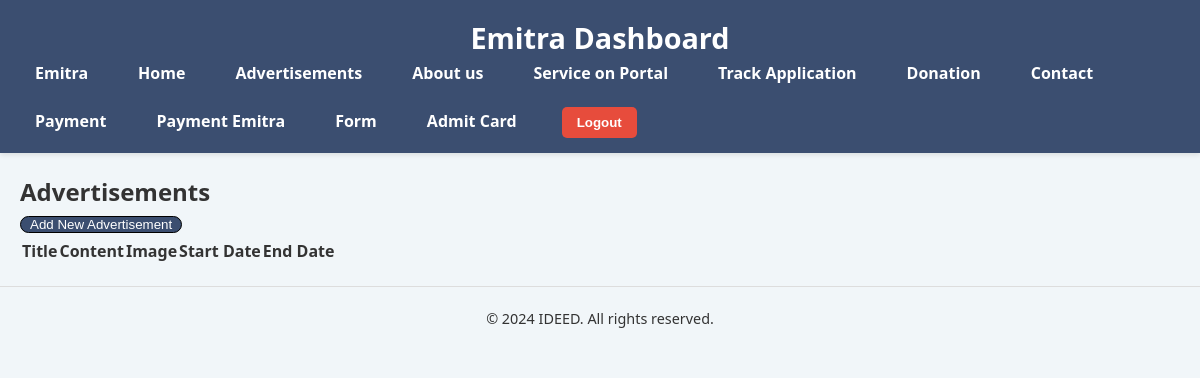
/advertisements/ (signed in), run on an earlier commit of the app's database.
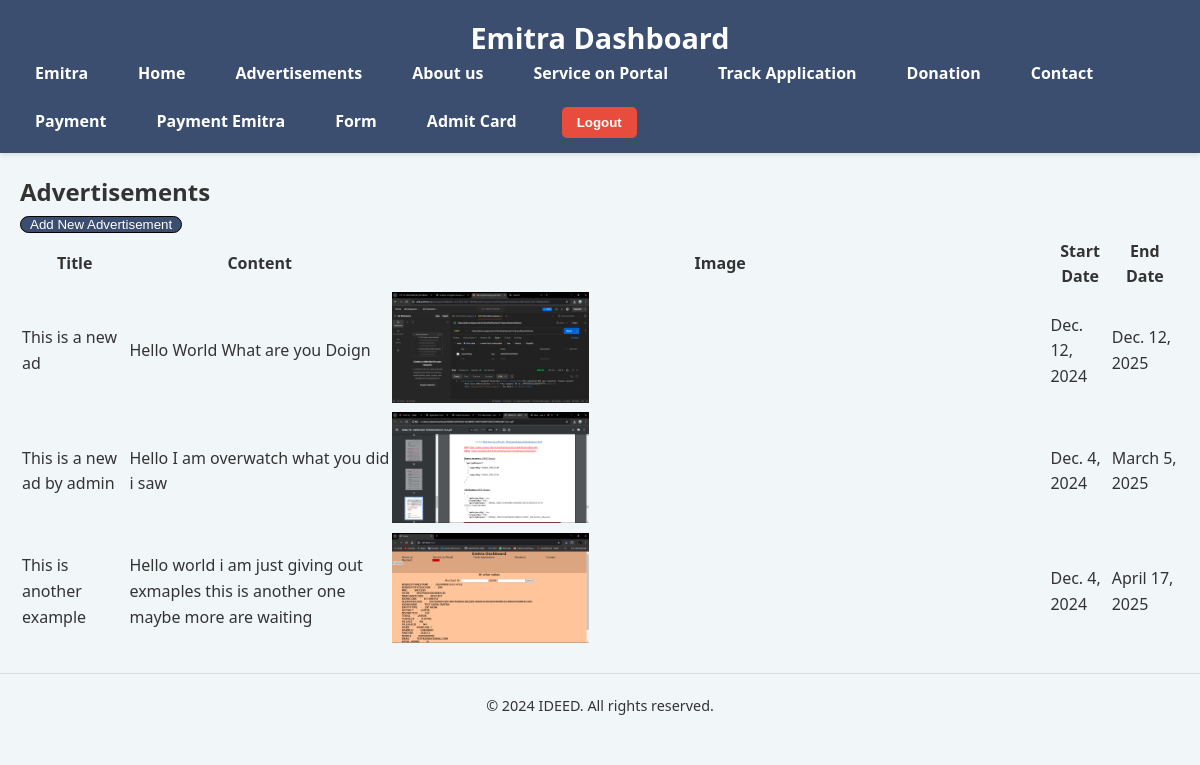
And on a later commit of the database.
### user/models.py (models this page shows, shortened)
class Advertisement(models.Model):
    title = models.CharField(max_length=100)
    content = models.TextField()
    image = models.ImageField(upload_to='advertisements/', blank=True, null=True)
    start_date = models.DateField()
    end_date = models.DateField()

### user/views.py (the view)
# urls.py: path('advertisements/', views.advertisement_list, name='advertisement_list'),
@login_required
def advertisement_list(request):
    advertisements = models.Advertisement.objects.all()
    return render(request, 'advertisements/advertisement_list.html', {'advertisements': advertisements})

### templates/advertisements/advertisement_list.html
{% extends 'base.html' %}
{% block main %}
<h2>Advertisements</h2>
<button style="background-color: #3b4e70; border: 1px solid black; border-radius: 10px;">
    <a style="text-decoration: none; color: white; padding: 9px;" href="{% url 'add_advertisement' %}">Add New Advertisement</a>
</button>
<table class="advertisement-table">
    <thead>
        <tr>
            <th>Title</th>
            <th>Content</th>
            <th>Image</th>
            <th>Start Date</th>
            <th>End Date</th>
        </tr>
    </thead>
    <tbody>
        {% for ad in advertisements %}
            <tr>
                <td class="ad-title">{{ ad.title }}</td>
                <td class="ad-content">{{ ad.content }}</td>
                <td class="ad-image">
                    {% if ad.image %}
                        <img src="{{ ad.image.url }}" alt="{{ ad.title }}" width="30%">
                    {% else %}
                        No image
                    {% endif %}
                </td>
                <td class="ad-date">{{ ad.start_date }}</td>
                <td class="ad-date">{{ ad.end_date }}</td>
            </tr>
        {% endfor %}
    </tbody>
</table>
{% endblock %}

What changed in the data, as far as the page shows it:
added Advertisement: title "This is a new ad", content "Hello World What are you Doign", image (picture), start_date "Dec. 12, 2024", end_date "Dec. 12, 2025"
added Advertisement: title "This is a new ad by admin", content "Hello I am overwatch what you did i saw", image (picture), start_date "Dec. 4, 2024", end_date "March 5, 2025"
added Advertisement: title "This is another example", content "Hello world i am just giving out exmaples this is another one maybe more are waiting", image (picture), start_date "Dec. 4, 2024", end_date "April 17, 2025"
